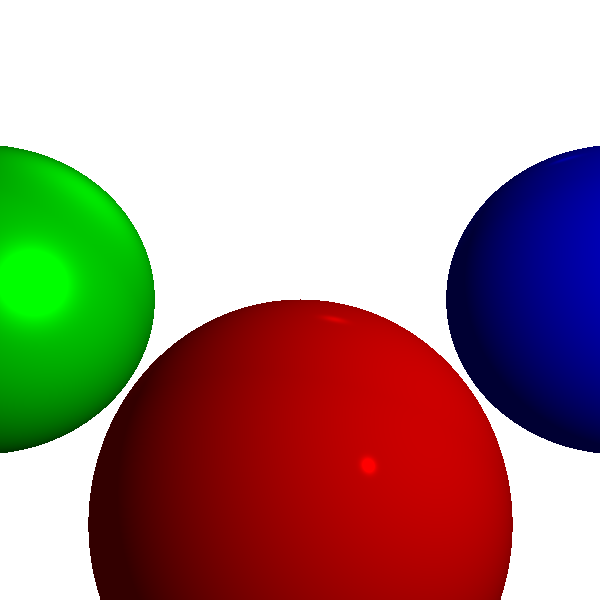

Write the Python code that produced this figure.
from PIL import Image
import math
import os

class Vec:
    def __init__(self, x, y, z):
        self.x = x
        self.y = y
        self.z = z
    
    def __add__(self, other):
        return Vec(self.x + other.x, self.y + other.y, self.z + other.z)
    
    def __sub__(self, other):
        return Vec(self.x - other.x, self.y - other.y, self.z - other.z)
    
    def __mul__(self, scalar):
        return Vec(self.x * scalar, self.y * scalar, self.z * scalar)
    
    def dot(self, other):
        return self.x * other.x + self.y * other.y + self.z * other.z
    
    def length(self):
        return math.sqrt(self.dot(self))
    
    def normalize(self):
        l = self.length()
        return Vec(self.x/l, self.y/l, self.z/l)

class Color:
    def __init__(self, r, g, b):
        self.r = int(max(0, min(255, r)))
        self.g = int(max(0, min(255, g)))
        self.b = int(max(0, min(255, b)))
    
    def __add__(self, other):
        return Color(self.r + other.r, self.g + other.g, self.b + other.b)
    
    def __mul__(self, scalar):
        return Color(self.r * scalar, self.g * scalar, self.b * scalar)

class Sphere:
    def __init__(self, center, radius, color, specular=-1):
        self.center = center
        self.radius = radius
        self.color = color
        self.specular = specular

class Light:
    AMBIENT = "ambient"
    POINT = "point"
    DIRECTIONAL = "directional"
    
    def __init__(self, type, intensity, position=None, direction=None):
        self.type = type
        self.intensity = intensity
        self.position = position
        self.direction = direction

def intersect_ray_sphere(origin, direction, sphere):
    oc = origin - sphere.center
    k1 = direction.dot(direction)
    k2 = 2 * oc.dot(direction)
    k3 = oc.dot(oc) - sphere.radius * sphere.radius
    discriminant = k2 * k2 - 4 * k1 * k3
    
    if discriminant < 0:
        return (float('inf'), float('inf'))
    
    t1 = (-k2 + math.sqrt(discriminant)) / (2 * k1)
    t2 = (-k2 - math.sqrt(discriminant)) / (2 * k1)
    return (t1, t2)

def compute_lighting(point, normal, view, specular, lights):
    intensity = 0.0
    
    for light in lights:
        if light.type == Light.AMBIENT:
            intensity += light.intensity
        else:
            if light.type == Light.POINT:
                L = light.position - point
                t_max = 1
            else:
                L = light.direction.normalize()
                t_max = float('inf')
            
            n_dot_l = normal.dot(L)
            if n_dot_l > 0:
                intensity += light.intensity * n_dot_l / (normal.length() * L.length())
            
            if specular != -1:
                R = normal * (2 * normal.dot(L)) - L
                r_dot_v = R.dot(view)
                if r_dot_v > 0:
                    intensity += light.intensity * math.pow(r_dot_v / (R.length() * view.length()), specular)
    
    return intensity

def trace_ray(origin, direction, min_t, max_t, spheres, lights):
    closest_t = float('inf')
    closest_sphere = None
    
    for sphere in spheres:
        ts = intersect_ray_sphere(origin, direction, sphere)
        
        if ts[0] < closest_t and min_t < ts[0] < max_t:
            closest_t = ts[0]
            closest_sphere = sphere
        
        if ts[1] < closest_t and min_t < ts[1] < max_t:
            closest_t = ts[1]
            closest_sphere = sphere
    
    if closest_sphere is None:
        return Color(255, 255, 255)
    
    point = origin + direction * closest_t
    normal = point - closest_sphere.center
    normal = normal.normalize()
    view = direction * -1
    
    lighting = compute_lighting(point, normal, view, closest_sphere.specular, lights)
    
    return closest_sphere.color * lighting

def canvas_to_viewport(x, y, canvas_width, canvas_height, viewport_size, projection_plane_z):
    return Vec(
        x * viewport_size / canvas_width,
        y * viewport_size / canvas_height,
        projection_plane_z
    )

canvas_width = 600
canvas_height = 600
viewport_size = 1
projection_plane_z = 1
camera_position = Vec(0, 0, 0)

spheres = [
    Sphere(Vec(0, -1, 3), 1, Color(255, 0, 0), 500),
    Sphere(Vec(-2, 0, 4), 1, Color(0, 255, 0), 10),
    Sphere(Vec(2, 0, 4), 1, Color(0, 0, 255), 500)
]

lights = [
    Light(Light.AMBIENT, 0.2),
    Light(Light.POINT, 0.6, Vec(2, 1, 0)),
    Light(Light.DIRECTIONAL, 0.2, None, Vec(1, 4, 4))
]

def render():
    img = Image.new('RGB', (canvas_width, canvas_height), 'white')
    pixels = img.load()
    
    for x in range(-canvas_width//2, canvas_width//2):
        for y in range(-canvas_height//2, canvas_height//2):
            direction = canvas_to_viewport(
                x, y, 
                canvas_width, canvas_height, 
                viewport_size, projection_plane_z
            )
            direction = direction.normalize()
            color = trace_ray(camera_position, direction, 1, float('inf'), spheres, lights)
            
            px = x + canvas_width//2
            py = canvas_height//2 - y - 1
            
            if 0 <= px < canvas_width and 0 <= py < canvas_height:
                pixels[px, py] = (color.r, color.g, color.b)
    
    return img

if __name__ == "__main__":
    image = render()
    filename = "raytracer_lighting.png"
    image.save(filename)
    os.system(f"code {filename}")
